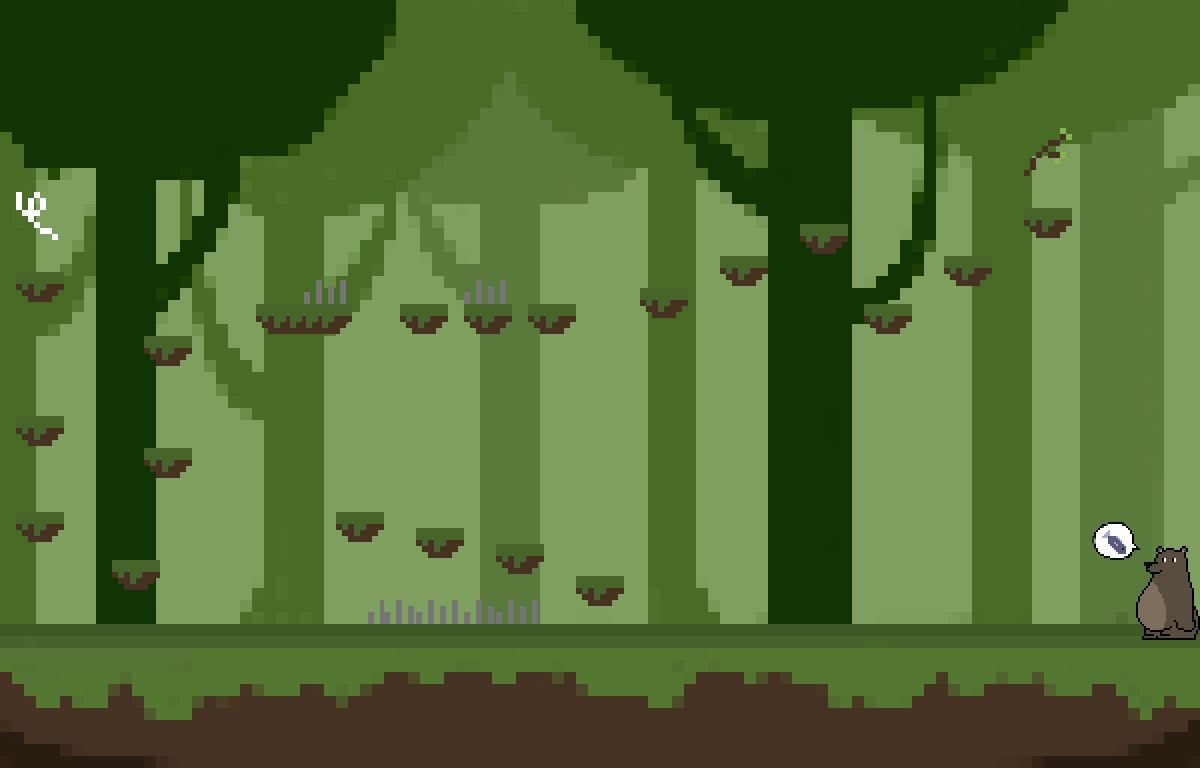

Below is a game level as drawn by its tile map, then a one-line description and the .tmx that defines it (tile-layer data replaced by summaries):
An orthogonal 75x48 tile map with 16x16 px tiles, 7 tile layers (Fond, Objet bâton, Ours, Bulle Poisson, ...), 4 tilesets.

<map version="1.9" tiledversion="1.9.2" orientation="orthogonal" renderorder="right-down" width="75" height="48" tilewidth="16" tileheight="16" infinite="0" nextlayerid="8" nextobjectid="1">
 <tileset firstgid="1" name="niveauForet_scaled_12x_pngcrushed" tilewidth="16" tileheight="16" tilecount="3600" columns="75">
  <image source="niveauForet_scaled_12x_pngcrushed.png" width="1200" height="768" />
 </tileset>
 <tileset firstgid="3601" name="tuiles_en_x6" tilewidth="16" tileheight="16" tilecount="888" columns="37">
  <image source="tuiles_en_x6.png" width="600" height="384" />
 </tileset>
 <tileset firstgid="4489" name="ours_x2" tilewidth="16" tileheight="16" tilecount="24" columns="6">
  <image source="ours_x2.png" width="100" height="64" />
 </tileset>
 <tileset firstgid="4513" name="ours_x4" tilewidth="16" tileheight="16" tilecount="96" columns="12">
  <image source="ours_x4.png" width="200" height="128" />
 </tileset>
 <layer id="1" name="Fond" width="75" height="48">
  <data>[3600 cells, 3600 non-empty, 3600 distinct tile ids]</data>
 </layer>
 <layer id="5" name="Objet bâton" width="75" height="48">
  <data>[3600 cells, 9 non-empty, 9 distinct tile ids]</data>
 </layer>
 <layer id="6" name="Ours" width="75" height="48">
  <data>[3600 cells, 23 non-empty, 23 distinct tile ids]</data>
 </layer>
 <layer id="7" name="Bulle Poisson" width="75" height="48">
  <data>[3600 cells, 10 non-empty, 10 distinct tile ids]</data>
 </layer>
 <layer id="2" name="Plateforme" width="75" height="48">
  <data>[3600 cells, 126 non-empty, 6 distinct tile ids]</data>
 </layer>
 <layer id="3" name="piège" width="75" height="48">
  <data>[3600 cells, 34 non-empty, 6 distinct tile ids]</data>
 </layer>
 <layer id="4" name="Objet fil" width="75" height="48">
  <data>[3600 cells, 9 non-empty, 9 distinct tile ids]</data>
 </layer>
</map>